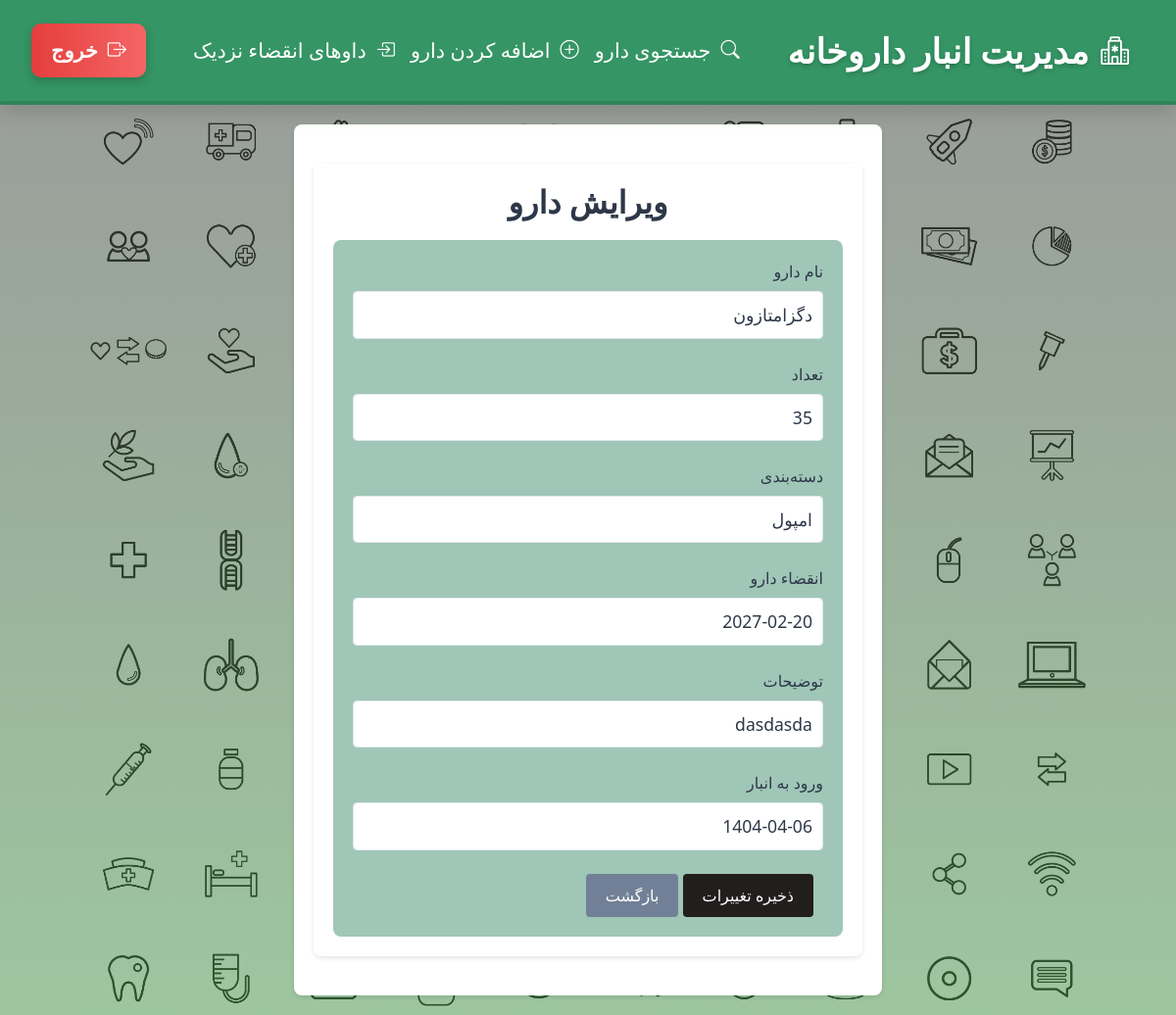
Page /edit-drug/14 (signed in) on the earlier database version.
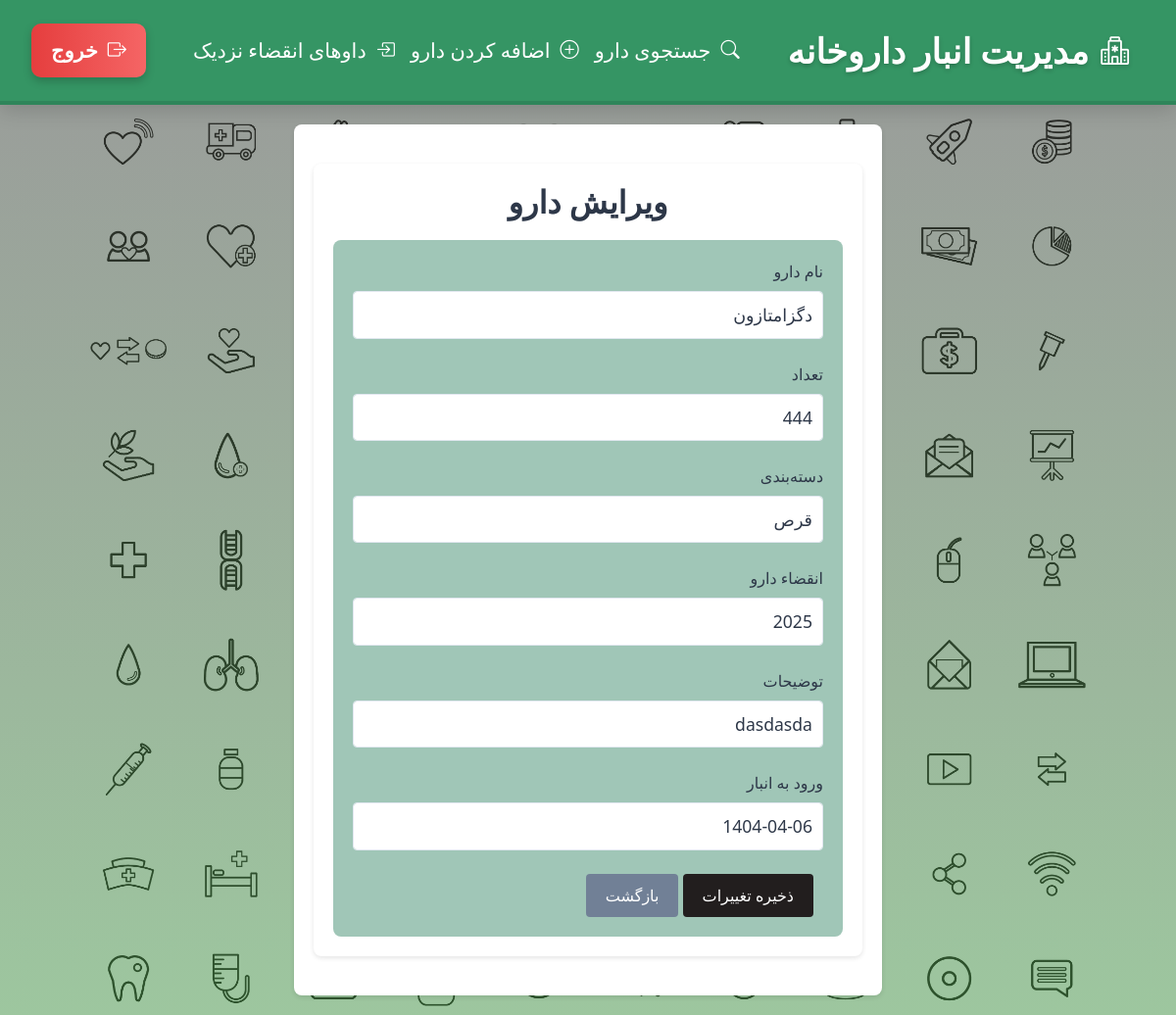
Same page on the later database version.
### index_module/models.py (models this page shows, shortened)
class Drugs(models.Model):
    name = models.CharField(max_length=200, verbose_name='نام دارو')
    category = models.CharField(max_length=200, verbose_name='دسته بندی دارو', null=True, blank=True)
    expiration_date = models.CharField(max_length=200 ,verbose_name='تاریخ انقضا دارو', null=True, blank=True)
    number = models.CharField(max_length=200 , verbose_name='تعداد دارو')
    description = models.CharField(max_length=400, verbose_name='توضیحات برای این دارو', null=True, blank=True)
    date_in_warehouse = models.CharField(max_length=200,verbose_name='تاریخ ورود دارو به انبار', null=True, blank=True)
    user = models.ForeignKey(settings.AUTH_USER_MODEL, on_delete=models.CASCADE, related_name='drugs', null=True)
    class Meta:
        verbose_name = 'داروها'
        verbose_name_plural = 'داروهای داروخانه'

### index_module/views.py (the view)
# urls.py: path('edit-drug/<int:pk>' , views.EditDrugView.as_view() , name = 'edit_drug'),
class EditDrugView(LoginRequiredMixin, UpdateView):
    model = Drugs
    form_class = DrugForm
    template_name = 'index_module/edit_drug.html'
    success_url = reverse_lazy('search_drug')
    def get_queryset(self):
        return Drugs.objects.filter(user=self.request.user)
    def get_context_data(self, **kwargs):
        context = super().get_context_data(**kwargs)
        return context

### index_module/templates/index_module/edit_drug.html (shortened to what this page needs)
{% extends 'shared/base.html' %}
{% load widget_tweaks %}
{% block content %}
<div class="container">
    <h2 class="form-title">ویرایش دارو</h2>
    <form method="POST" class="drug-form">
        <div class="form-group">
            <label for="{{ form.name.id_for_label }}">نام دارو</label>
            {{ form.name|add_class:"form-control form-control-lg floating-input"|attr:"placeholder=نام دارو" }}
        </div>
        <div class="form-group">
            <label for="{{ form.number.id_for_label }}">تعداد</label>
            {{ form.number|add_class:"form-control form-control-lg floating-input"|attr:"placeholder=تعداد" }}
        </div>
        <div class="form-group">
            <label for="{{ form.category.id_for_label }}">دسته‌بندی</label>
            {{ form.category|add_class:"form-control form-control-lg floating-input"|attr:"placeholder=دسته‌بندی" }}
        </div>
        <div class="form-group">
            <label for="{{ form.expiration_date.id_for_label }}">انقضاء دارو</label>
            {{ form.expiration_date|add_class:"form-control form-control-lg floating-input"|attr:"placeholder=تاریخ انقضا" }}
        </div>
        <div class="form-group">
            <label for="{{ form.description.id_for_label }}">توضیحات</label>
            {{ form.description|add_class:"form-control form-control-lg floating-input"|attr:"placeholder=توضیحات" }}
        </div>
        <div class="form-group">
            <label for="{{ form.date_in_warehouse.id_for_label }}">ورود به انبار</label>
            {{ form.date_in_warehouse|add_class:"form-control form-control-lg floating-input"|attr:"placeholder=تاریخ ورود به انبار" }}
        </div>
        <button type="submit" class="btn btn-primary">ذخیره تغییرات</button>
        <a href="{% url 'search_drug' %}" class="btn btn-secondary">بازگشت</a>
    </form>
</div>
{% endblock %}

Differences in the rows shown:
changed Drugs "دگزامتازون": number "35" → "444"; category "امپول" → "قرص"; expiration_date "2027-02-20" → "2025"
